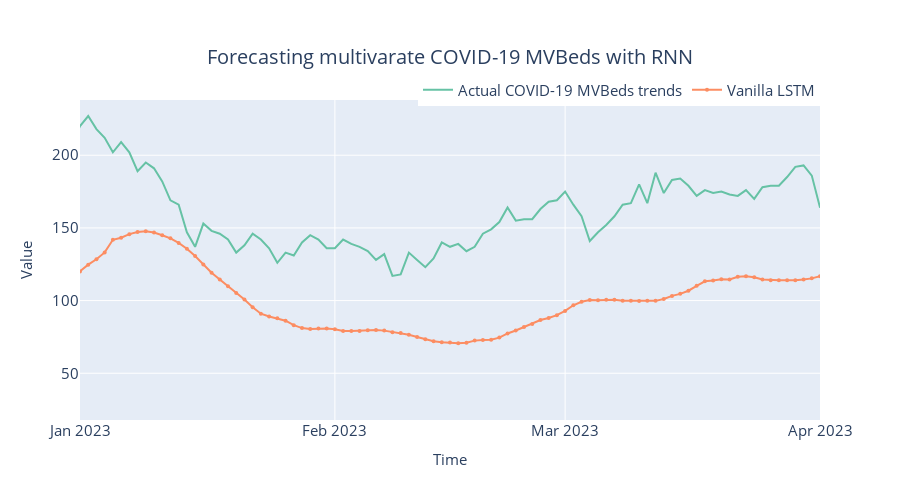

Notebook code cell kept with this figure:
### Code cell
fig = plot_forecast(
    pred_df,
    forecast_columns=["Vanilla LSTM"],
    forecast_display_names=["Vanilla LSTM"],
)
title = f"Forecasting multivarate COVID-19 MVBeds with {algorithm_name}"
fig = format_plot(fig, title=title)
fig.update_xaxes(
    type="date", range=["2023-01-01", "2023-04-01"], dtick="M1", tickformat="%b %Y"
)
save_path = f"images/forecast_multivarate_{algorithm_name}.png"
pio.write_image(fig, save_path)
fig.show()

### Figure 1 — Plotly figure (JSON) as saved in the notebook; plotly's stock layout.template omitted (floating-point values rounded to 4 significant figures; data arrays with more than 128 entries replaced by an {"elided": "..."} marker saying what was removed)
{"data": [{"line": {"color": "rgb(102,194,165)", "width": 2}, "marker": {"opacity": 0.5, "size": 6}, "mode": "lines", "name": "Actual COVID-19 MVBeds trends", "type": "scatter", "x": {"elided": "172 str values"}, "y": {"elided": "172 int values"}}, {"line": {"color": "rgb(252,141,98)", "width": 2}, "marker": {"size": 4}, "mode": "lines+markers", "name": "Vanilla LSTM", "type": "scatter", "x": {"elided": "172 str values"}, "y": {"elided": "172 float values"}}], "layout": {"autosize": false, "height": 500, "legend": {"font": {"size": 15}, "orientation": "h", "title": {}, "x": 1, "xanchor": "right", "y": 0.98, "yanchor": "bottom"}, "title": {"font": {"size": 20}, "text": "Forecasting multivarate COVID-19 MVBeds with RNN", "x": 0.5, "xanchor": "center", "yanchor": "top"}, "width": 900, "xaxis": {"dtick": "M1", "range": ["2023-01-01", "2023-04-01"], "tickfont": {"size": 15}, "tickformat": "%b %Y", "title": {"font": {"size": 15}, "text": "Time"}, "type": "date"}, "yaxis": {"tickfont": {"size": 15}, "title": {"font": {"size": 15}, "text": "Value"}}}}
